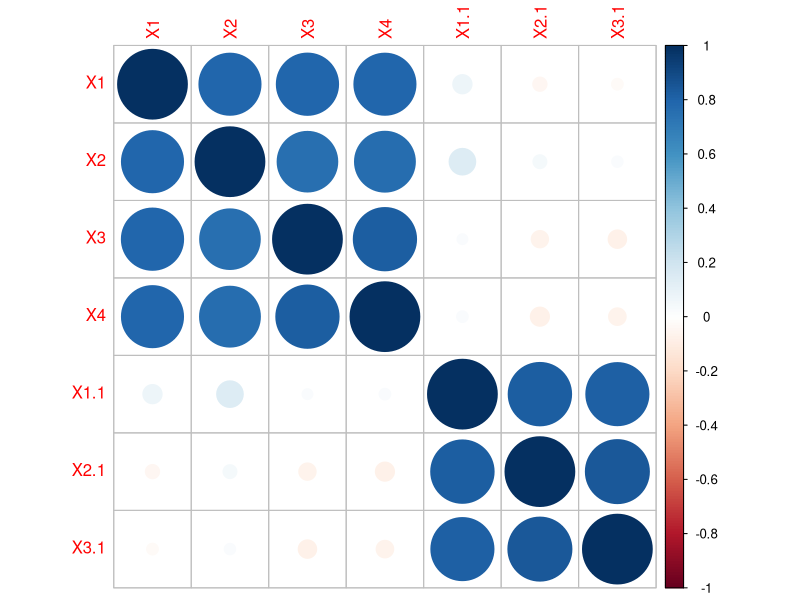
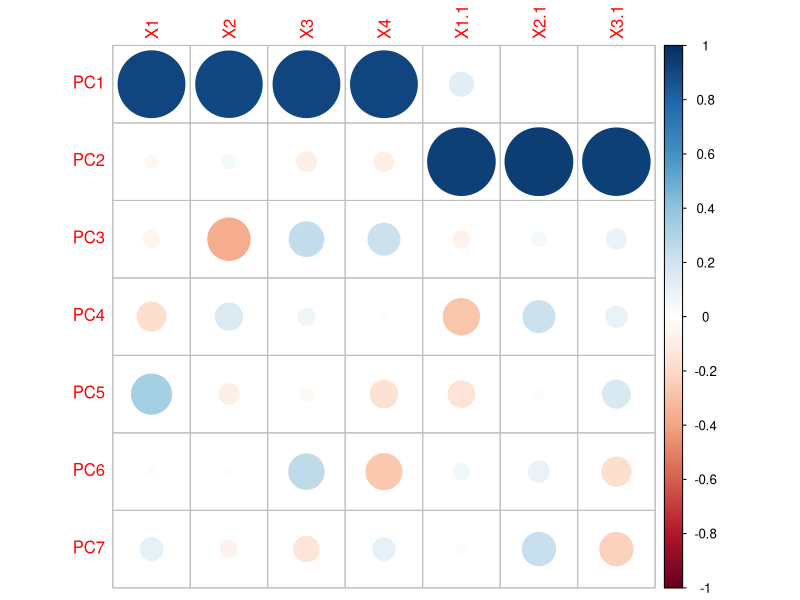
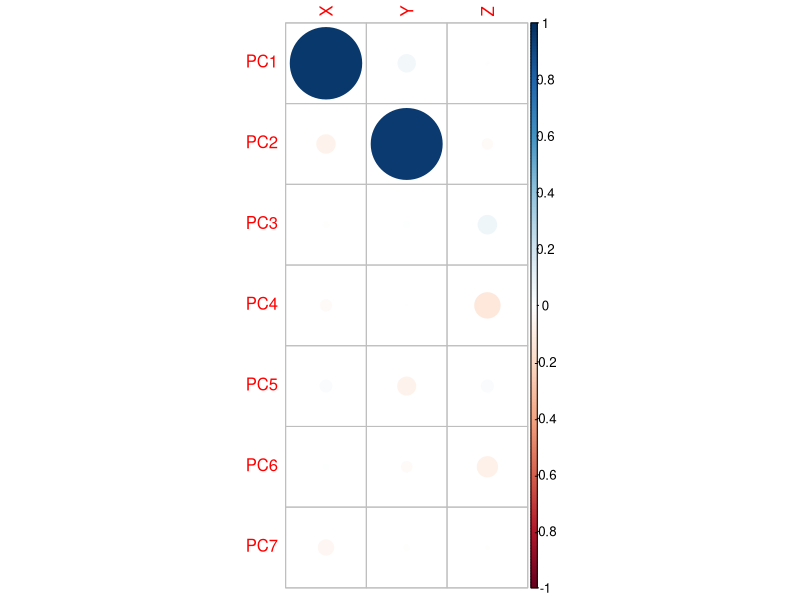

Write the R code that produced these figures, in order.
## ---- chunk 1
knitr::opts_chunk$set(echo = TRUE)
## ---- chunk 2
library(corrplot)
library(dplyr)
set.seed(1) 
X = rnorm(100)

mean(X)

Y = rnorm(100)
Z = rnorm(100)

factors = data.frame(X,Y,Z)

## ---- chunk 3
noisyIndicators = function(feature, k, correlation)
{
  ls = vector(mode = "list", length = k)
  for(i in c(1:k))
  {
    indicator = feature - rnorm(length(feature),mean = 0, sd = (1-correlation^2)^0.5  )
    ls[[i]] = indicator
  }
  
  df = data.frame(ls)
  colnames(df) = c(1:k)
  return(df)  
}

testvec = (c(1,2,3,4,5) - rep(mean(c(1,2,3,4,5))))/sd(c(1,2,3,4,5))
testvec
noisyIndicators( testvec,5,0.1)

## ---- chunk 4
p=0.9
noisies = data.frame(noisyIndicators( X,4,p), noisyIndicators( Y,3,p))
cor(noisies)
corrplot(cor(noisies))

## ---- chunk 5

pr_noise = prcomp(noisies)
corrplot(cor(pr_noise$x, noisies))
corrplot(cor(pr_noise$x, factors))

